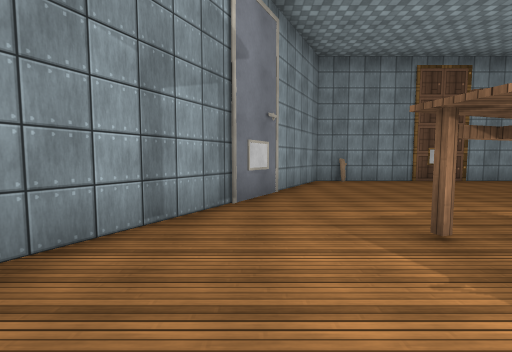
view 1 (above)

12 first-person views from a walk through a scene from a Unity 3-D project. The camera is 1.5 m above the floor, tilts 4° down and sees 90° across. The floor is counted in squares, 2 m on a side. Each view is taken from the middle of a square. On the plan, view 1 faces up. The plan holds only what a view shows up to about 9 squares ahead; the rest is blank. The player is left out. Surface patterns are stand-ins for the level's own textures.

view 2
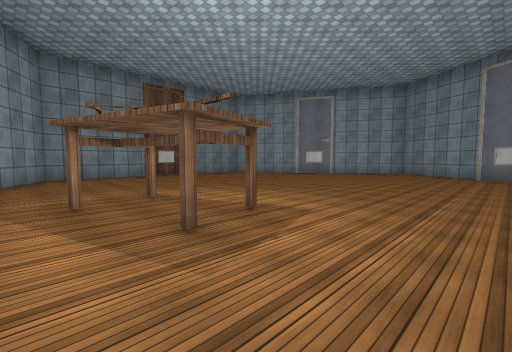

view 3
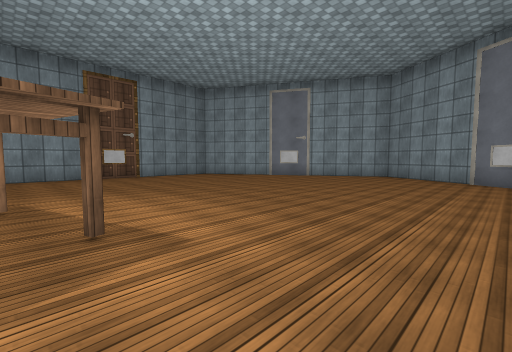

view 4
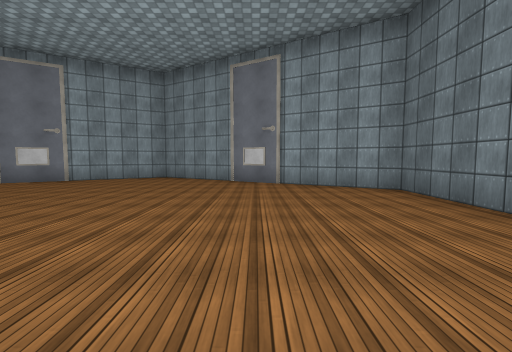

view 5
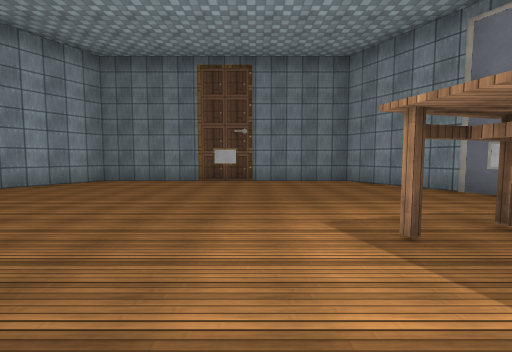

view 6
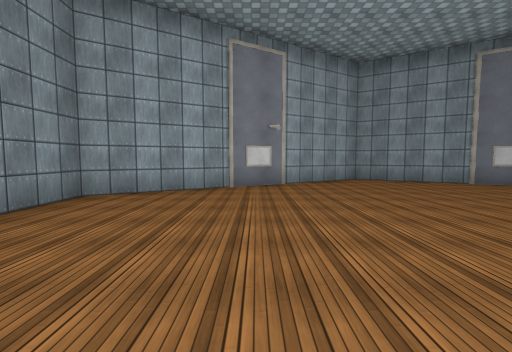

view 7
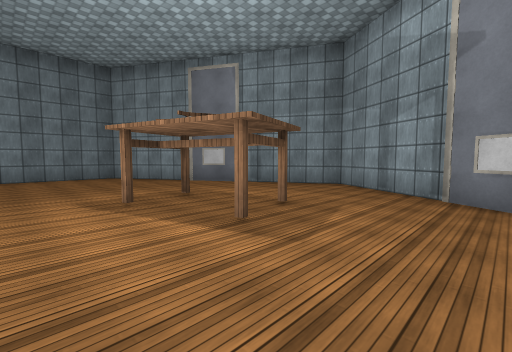

view 8
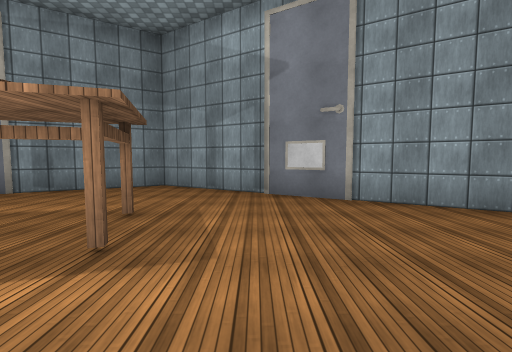

view 9
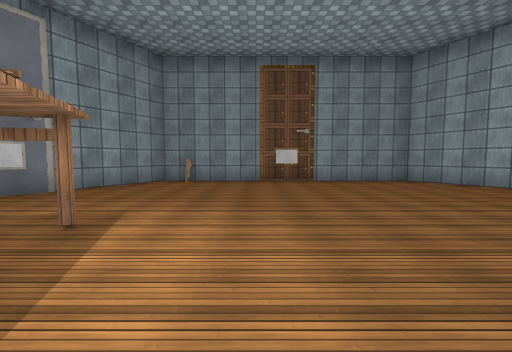

view 10
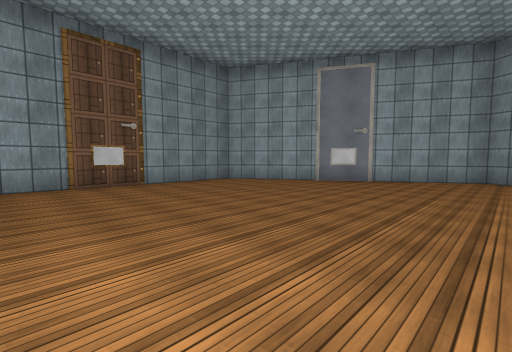

view 11
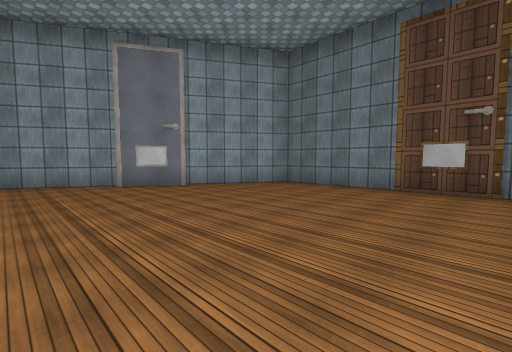

view 12
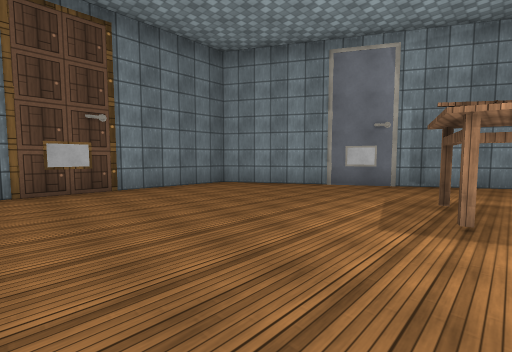

### Floor plan
Points are (right, up) in squares from view 1. A wall is a line through its corners. A room is listed if a view was taken in it or the views show most of it. See-through windows are left out.
Room 1 (views 1, 2, 3, 4, 5, 6, 7, 8, 9, 10, 11, 12)
walls: (11.6, 5.7) (10, 8.4) (2, 8.4) (0.4, 5.7); (-0.4, 4.3) (-2, 1.5) (-0.4, -1.3); (12.4, -1.3) (14, 1.5) (12.4, 4.3); (0.4, -2.7) (2, -5.4) (10, -5.4) (11.6, -2.7)
objects: other object (0, -2); other object (0, 5); other object (2, 2); other object (12, -2); other object (12, 5)

Positions as (right, up) in squares from view 1, and headings:
1: (0, 0), facing up
2: (1, -2), facing up-right
3: (3, -2), facing up-right
4: (4, -2), facing right
5: (5, 3), facing down
6: (5, 5), facing right
7: (5, 5), facing down-left
8: (5, 4), facing left
9: (5, 0), facing up
10: (4, 1), facing up-right
11: (5, 1), facing down-right
12: (7, 1), facing down-left
